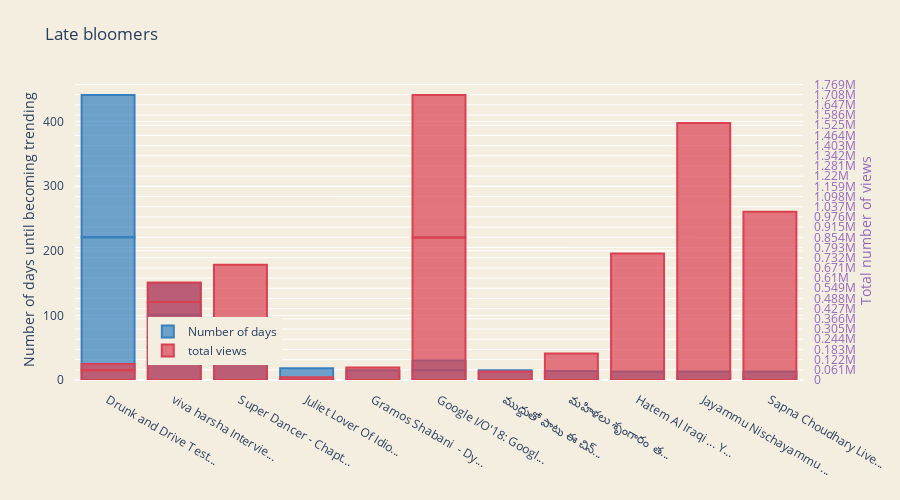

The notebook cell this image was saved under:
### Markdown cell above
videos that waited the longest before they became trending

### Code cell
max_title_length = 20
number_of_late_bloomers = 15
df["days_before_trend"]= df["days_before_trend"].astype(float)
late_bloomers = df.sort_values(["days_before_trend"], ascending=False).head(number_of_late_bloomers)
late_bloomers_title = [(x if len(x) <= max_title_length else x[:max_title_length] + "...") for x in late_bloomers.title.values]
late_bloomers_days = late_bloomers.days_before_trend.values
late_bloomers_views = late_bloomers.views.values

trace1 = go.Bar(
    x = late_bloomers_title,
    y = late_bloomers_days,
    name='Number of days',
    marker=dict(
        color='rgba(55, 128, 191, 0.7)',
        line=dict(
            color='rgba(55, 128, 191, 1.0)',
            width=2,
        )
    )
)
trace2 = go.Bar(
    x = late_bloomers_title,
    y = late_bloomers_views,
    name='total views',
    marker=dict(
        color='rgba(219, 64, 82, 0.7)',
        line=dict(
            color='rgba(219, 64, 82, 1.0)',
            width=2,
        )
    ),
    yaxis='y2'
)


data = [trace1, trace2]
layout = go.Layout(
    barmode='group',
    title = 'Late bloomers',
    width=900,
    height=500,
    margin=go.Margin(
        l=75,
        r=75,
        b=120,
        t=80,
        pad=10
    ),
    paper_bgcolor='rgb(244, 238, 225)',
    plot_bgcolor='rgb(244, 238, 225)',
    yaxis = dict(
        title= 'Number of days until becoming trending',
        anchor = 'x',
        rangemode='tozero'
    ),   
    yaxis2=dict(
        title='Total number of views',
        titlefont=dict(
            color='rgb(148, 103, 189)'
        ),
        tickfont=dict(
            color='rgb(148, 103, 189)'
        ),
        overlaying='y',
        side='right',
        anchor = 'x',
        rangemode = 'tozero',
        dtick = 61000
    ),
    #legend=dict(x=-.1, y=1.2)
    legend=dict(x=0.1, y=0.05)
)

fig = go.Figure(data=data, layout=layout)
py.iplot(fig)

### Figure 1 — Plotly figure (JSON) as saved in the notebook; plotly's stock layout.template omitted (floating-point values rounded to 4 significant figures)
{"data": [{"marker": {"color": "rgba(55, 128, 191, 0.7)", "line": {"color": "rgba(55, 128, 191, 1.0)", "width": 2}}, "name": "Number of days", "type": "bar", "x": ["Drunk and Drive Test...", "Drunk and Drive Test...", "viva harsha Intervie...", "viva harsha Intervie...", "viva harsha Intervie...", "Super Dancer - Chapt...", "Juliet Lover Of Idio...", "Gramos Shabani  - Dy...", "Google I/O'18: Googl...", "ముద్దుతో పాటు ఈ చిన్...", "Google I/O'18: Googl...", "మహిళలు శృంగారం  త...", "Hatem Al Iraqi ... Y...", "Jayammu Nischayammu ...", "Sapna Choudhary Live..."], "y": [221.0, 220.0, 51.0, 50.0, 49.0, 33.0, 18.0, 15.0, 15.0, 15.0, 15.0, 14.0, 13.0, 13.0, 13.0]}, {"marker": {"color": "rgba(219, 64, 82, 0.7)", "line": {"color": "rgba(219, 64, 82, 1.0)", "width": 2}}, "name": "total views", "type": "bar", "x": ["Drunk and Drive Test...", "Drunk and Drive Test...", "viva harsha Intervie...", "viva harsha Intervie...", "viva harsha Intervie...", "Super Dancer - Chapt...", "Juliet Lover Of Idio...", "Gramos Shabani  - Dy...", "Google I/O'18: Googl...", "ముద్దుతో పాటు ఈ చిన్...", "Google I/O'18: Googl...", "మహిళలు శృంగారం  త...", "Hatem Al Iraqi ... Y...", "Jayammu Nischayammu ...", "Sapna Choudhary Live..."], "y": [58175, 38068, 256408, 210173, 117023, 689272, 17135, 75003, 853051, 50497, 853051, 157897, 757802, 1539093, 1007486], "yaxis": "y2"}], "layout": {"barmode": "group", "height": 500, "legend": {"x": 0.1, "y": 0.05}, "margin": {"b": 120, "l": 75, "pad": 10, "r": 75, "t": 80}, "paper_bgcolor": "rgb(244, 238, 225)", "plot_bgcolor": "rgb(244, 238, 225)", "title": {"text": "Late bloomers"}, "width": 900, "yaxis": {"anchor": "x", "rangemode": "tozero", "title": {"text": "Number of days until becoming trending"}}, "yaxis2": {"anchor": "x", "dtick": 61000, "overlaying": "y", "rangemode": "tozero", "side": "right", "tickfont": {"color": "rgb(148, 103, 189)"}, "title": {"font": {"color": "rgb(148, 103, 189)"}, "text": "Total number of views"}}}}
